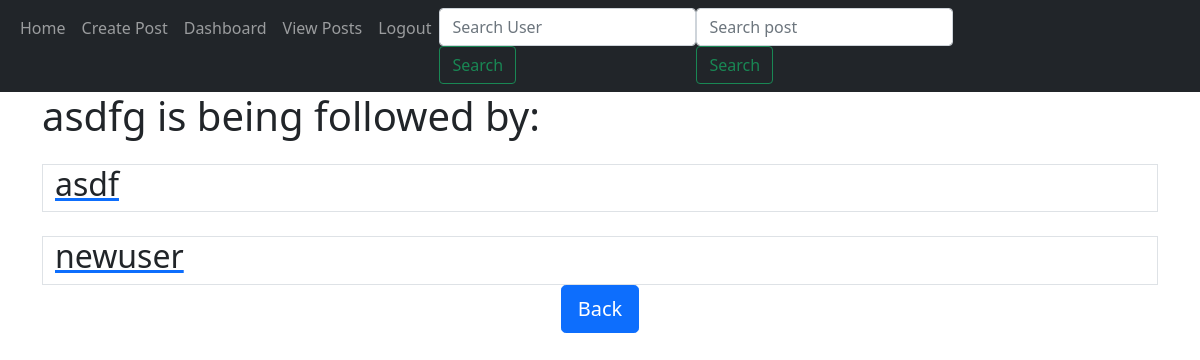
Screenshot of /followers/asdfg (signed in) with the database file from the repository.
### website/__init__.py (models this page shows)
class User(db.Model, UserMixin):
    id = db.Column(db.Integer, primary_key=True)
    email = db.Column(db.String(150), unique=True)
    url = db.Column(db.String)
    username = db.Column(db.String(150), unique=True)
    password = db.Column(db.String(150))
    date_created = db.Column(db.DateTime(timezone=True), default=func.now())
    posts = db.relationship('Post', backref='user', passive_deletes=True)
    comments = db.relationship('Comment', backref='user', passive_deletes=True)
    follows = db.relationship('Follow', foreign_keys=[Follow.user_id], backref='user')
    followed = db.relationship('Follow', foreign_keys=[Follow.followed_user_id], backref='followed_user')

### website/__init__.py (the view)
@views.route('/followers/<username>', methods=['GET'])
@login_required
def user_followers(username):
    users = User.query.filter_by(username=username).first()
    follows = Follow.query.filter_by(followed_user_id=users.id).all()
    usernames=[]
    for follow in follows:
        user_id=follow.user_id
        user = User.query.filter_by(id=user_id).first()
        usern=user.username
        usernames.append(usern)
    return render_template('followers.html',user=current_user,usernames=usernames,username=username)

### website/__init__.py (called while the page is built)
def create_app():
    app = Flask(__name__)
    app.config['SECRET_KEY'] = "asdfghjkuytrds!@#$z5677654"
    app.config['SQLALCHEMY_DATABASE_URI'] = f'sqlite:///{DB_NAME}'
    app.config['UPLOAD_FOLDER'] = 'static'
    api= Api(app)
    api.add_resource(UserResources,'/api/user', '/api/user/<string:username>')
    api.add_resource(PostResource,'/api/post', '/api/post/<int:post_id>')
    api.add_resource(FeedResource, '/api/posts/<string:username>')
    global paath
    paath = path.join(app.root_path, 'static')
    db.init_app(app)
    app.register_blueprint(views, url_prefix="/")
    app.register_blueprint(auth, url_prefix="/")
    create_database(app)
    login_manager = LoginManager()
    login_manager.login_view = "auth.login"
    login_manager.init_app(app)
    @login_manager.user_loader
    def load_user(id):
        return User.query.get(int(id))
    return app

### website/templates/followers.html (shortened to what this page needs)
{% extends "base.html" %} {% block title %}Home{% endblock %} {% block content
    %}
<h1>{{username}} is being followed by:</h1>
{% for usern in usernames %}
<div class="mt-4 container-fluid border">
    <a href="/posts/{{usern}}"><h2 class="text-dark">{{usern}}</h2></a>
</div>
{% endfor %}
<div align="center">
  <a href="/dashboard/{{username}}"
    ><button type="button" class="btn btn-primary btn-lg">Back</button></a
  >
</div>
{% endblock %}

### rows the page displays
User: username "asdfg"
User: username "asdf"
User: username "newuser"
